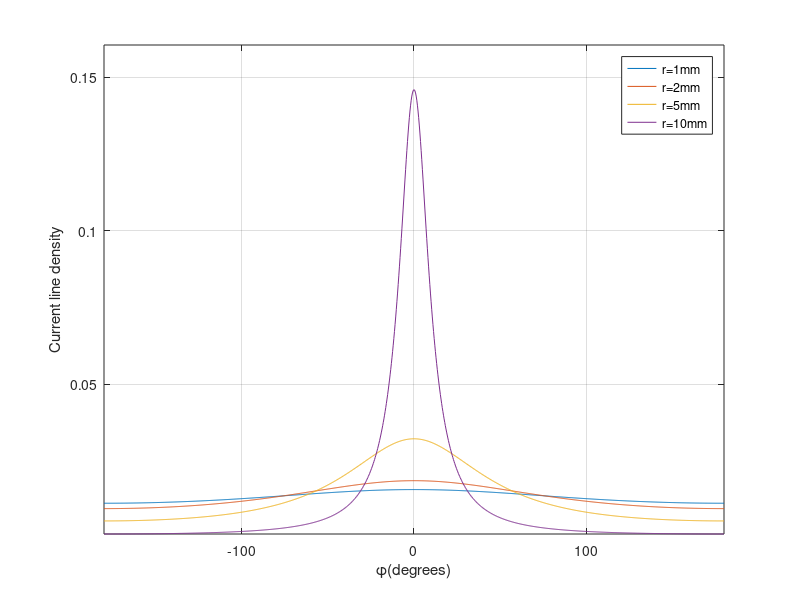

Write MATLAB code to recreate this figure.
close all;
clear all;

theta = 0;
current = 1;
chamber_r = 12;
r = [1 2 5 10];
phi = linspace(-pi,pi,1000);

for i=1:4
  j(i,:) = current/(2*pi*chamber_r)*((chamber_r^2-r(i)^2)./(chamber_r^2+r(i)^2-2*chamber_r*r(i)*cos(phi-theta)));
end


plot(phi*180/pi,j(1,:),phi*180/pi,j(2,:),phi*180/pi,j(3,:),phi*180/pi,j(4,:))
grid on
xlabel('\phi(degrees)')
ylabel('Current line density')
legend('r=1mm','r=2mm','r=5mm','r=10mm')
axis([-180 180 min(min(j)) max(max(j))*1.1])
